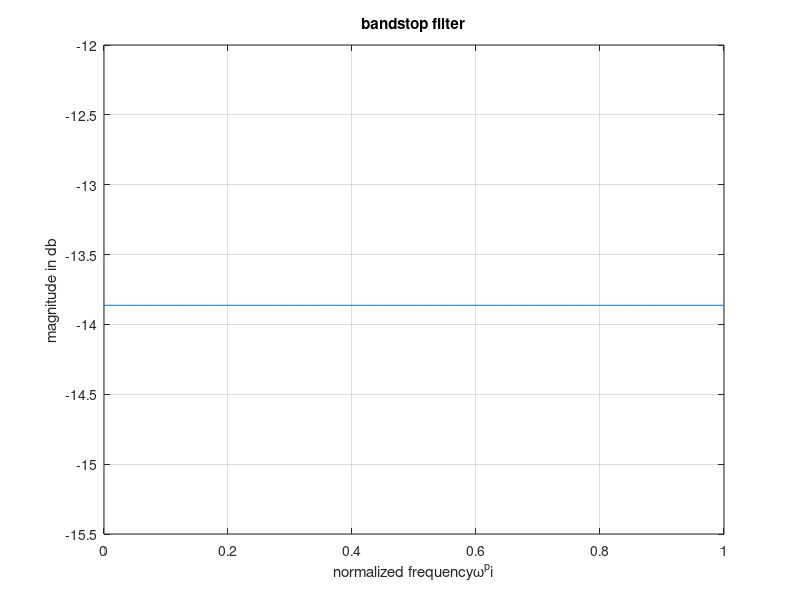

Write MATLAB code to recreate this figure.
# BSF
clc;
clear all;
close all;
N=input('enter the order of filter');
wc1=(pi/4);
wc2=(3*pi)/4;
a=(N-1)/2;
for n=1:N
if((n-1)==a)
hd(n)=1-(wc1+pi-wc2)/pi;
else
hd(n)=(sin(wc1*(n-1-a))-sin(wc2*(n-1-a)))/(pi*(n-1-a));
end;
w(n)=0.5+(0.5*cos(2*pi*(n-1-a)/(N-1)));
end;
h=w.*hd;
a=0:0.01:pi;
b=freqz(h,1,a);
mag=20*log(abs(b));
plot(a/pi,mag);
grid;
xlabel('normalized frequency\omega^pi');
ylabel('magnitude in db');
title('bandstop filter');
